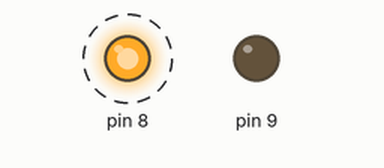
Simulated run of this sketch. Board: Arduino Uno, built with avr-gcc and run on an emulated ATmega328P. On the bench: output pins drawn as LEDs (lit = HIGH). Dashed ring = blinking. What the sketch prints to the serial monitor is not drawn.

Above: at 0.2 s.
At 60.2 s:
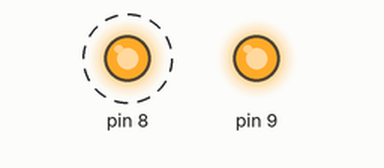
Timing chart, 0 to 78.0 s (numbered marks = the images above):
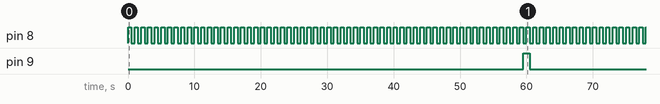

Measured:
- by itself, pin 8: alternates HIGH for 0.50 s and LOW for 0.50 s
- by itself, pin 9: alternates HIGH for 1.0 s and LOW for 59.0 s
- by itself, everything shown: repeats every 60.0 s, in 120 steps

The sketch:

63010212clock16.ino
```cpp
float sec,minutes,hours;
int temp=0;
bool i=0;
void setup()
{
  Serial.begin(9600);
  noInterrupts(); // disable all interrupts
  // Clear Timer/Counter Control Register for Interrupt 1, bytes A and B (TCCR1?)
  TCCR1A = 0; // Clear TCCR1A/B registers
  TCCR1B = 0;
  TCNT1 = 0; // Initialize counter value to 0 (16-bit counter register)
  // set compare match register for TIMER1: CLOCKFREQUENCY / frequency / prescaler - 1
  OCR1A = 7811; // 16MHz/(1Hz*1024) - 1 (must be <65536)
  // Timer/Counter Control Register for Interrupt 1 on register B
  TCCR1B |= (1 << WGM12); // Mode 4, turn on CTC mode
  // Clock Select Bit, Set CS12, CS11 and CS10 bits
  TCCR1B |= (1 << CS12) | (1 << CS10);
  TIMSK1 |= (1 << OCIE1A); // enable timer compare interrupt , The value in OCR1A is used for compare
  interrupts(); // enable all interrupts
  pinMode(8 , OUTPUT);
  pinMode(9 , OUTPUT);
}
void loop() {
  Serial.print("HOURS : ");
  Serial.print(hours);
  Serial.print(" MIN : ");
  Serial.print(minutes);
  Serial.print(" SEC : ");
  Serial.print(sec);
  Serial.println();
}

ISR(TIMER1_COMPA_vect)
{
  sec += 0.5;
  if(i == 0){
    digitalWrite(8,HIGH);
    }
  if(i == 1){
    digitalWrite(8,LOW);
    digitalWrite(9,LOW);
    }
  i = !i;

  if (sec >= 60)
  {
    digitalWrite(9,HIGH);
    minutes++;
    sec = 0;
  }
  if (minutes >= 60)
  {
    hours++;
    minutes = 0;
  }
}
```
